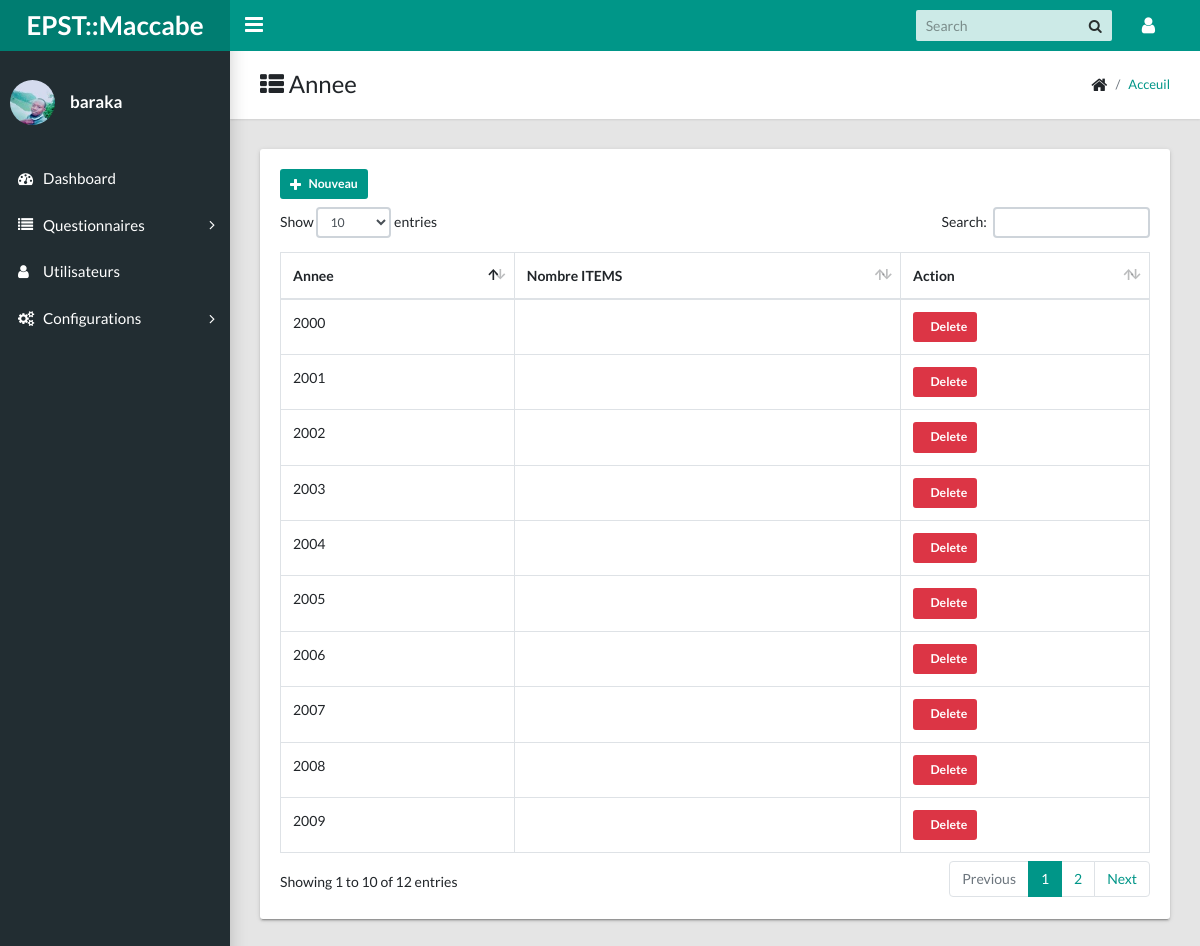
The app's page /admin/annee.php (signed in) with its own data.
### tables this page shows
CREATE TABLE `t_user` (
  `CodeUser` int(11) NOT NULL,
  `NomUser` varchar(50) NOT NULL,
  `PostnomUser` varchar(50) NOT NULL,
  `Username` varchar(15) DEFAULT NULL,
  `Matricule` varchar(15) NOT NULL,
  `Email` varchar(200) NOT NULL,
  `Password` varchar(200) NOT NULL,
  `CodeCategorie` int(11) NOT NULL,
  `CodeEleve` int(11) DEFAULT NULL,
  `Photo` text NOT NULL,
  `Created_on` date NOT NULL
);

CREATE TABLE `t_annee` (
  `CodeAnnee` int(11) NOT NULL,
  `Annee` varchar(4) NOT NULL
);

### admin/includes/sessionconnected.php (called while the page is built, shortened)
<?php
	include 'conn.php';
	$conn = $pdo->open();
	$stmt = $conn->prepare("SELECT * FROM t_user WHERE CodeUser=:code");
	$stmt->execute(['code'=>$_SESSION['ConnectAdmin']]);
	$user = $stmt->fetch();
?>

### admin/annee.php (the view, shortened to what this page needs)
<?php
include("includes/sessionconnected.php");
include("includes/head.php");
include("includes/navbar_menubar.php");
?>
<main class="app-content">
      <div class="app-title">
        <div>
          <h1><i class="fa fa-th-list"></i> Annee</h1>
        </div>
        <ul class="app-breadcrumb breadcrumb side">
          <li class="breadcrumb-item"><i class="fa fa-home fa-lg"></i></li>
          <li class="breadcrumb-item active"><a href="hpme.php">Acceuil</a></li>
        </ul>
      </div>
      <div class="row">
        <div class="col-md-12">
          <div class="tile">
                <div class="box-header with-border" style="margin-bottom: 8px;">
                    <a href="#addannee" data-toggle="modal" class="btn btn-primary btn-sm btn-flat"><i class="fa fa-plus"></i> Nouveau</a>
                </div>
            <div class="tile-body">
              <div class="table-responsive">
                <table class="table table-hover table-bordered" id="sampleTable">
                  <thead>
                    <tr>
                      <th>Annee</th>
                      <th>Nombre ITEMS</th>
                      <th>Action</th>
                    </tr>
                  </thead>
                  <tbody>
                        <?php
                            $conn = $pdo->open();
                            try{
                            $stmt = $conn->prepare("SELECT * FROM t_annee ORDER BY Annee DESC");
                            $stmt->execute();
                            foreach($stmt as $annee){
                                echo "
                                <tr>
                                    <td>".$annee['Annee']."</td>
                                    <td></td>
                                    <td>
                                        <a href='#' class='btn btn-danger btn-sm btn-flat'><i class='fa fa-delete'></i> Delete</a>
                                    </td>
                                </tr>
                                ";
                            }
                            }
                            catch(PDOException $e){
                            echo $e->getMessage();
                            }
                        ?>
                  </tbody>
                </table>
              </div>
            </div>
          </div>
        </div>
      </div>
    </main>
    <?php
    include("includes/script.php");
    ?>

### admin/includes/head.php (shortened to what this page needs)
<!DOCTYPE html>
<html>
<head>
    <link rel="stylesheet" type="text/css" href="css/main.css">
    <link rel="stylesheet" type="text/css" href="./maxcdn.bootstrapcdn.com/font-awesome/4.7.0/css/font-awesome.min.css">
  </head>

### admin/includes/navbar_menubar.php (shortened to what this page needs)
<body class="app sidebar-mini">
    <header class="app-header"><a class="app-header__logo" href="home.php" style="font-weight: bold;">EPST::Maccabe</a>
      <a class="app-sidebar__toggle" href="#" data-toggle="sidebar" aria-label="Hide Sidebar"></a>
      <ul class="app-nav">
        <li class="app-search">
          <input class="app-search__input" type="search" placeholder="Search">
          <button class="app-search__button"><i class="fa fa-search"></i></button>
        </li>
        <li class="dropdown"><a class="app-nav__item" href="#" data-toggle="dropdown" aria-label="Open Profile Menu"><i class="fa fa-user fa-lg"></i></a>
        </li>
      </ul>
    </header>
    <aside class="app-sidebar">
      <div class="app-sidebar__user"><img class="app-sidebar__user-avatar" src="<?php echo (!empty($user['Photo'])) ? 'images/images_db/'.$user['Photo'] : 'images/user.png'; ?>" alt="User Image" style="width: 100%; max-width: 45px; height: auto;">
        <div>
          <p class="app-sidebar__user-name" style="text-transform: lowercase; font-weight: bold;"><?php echo $user['Username']; ?></p>
        </div>
      </div>
      <ul class="app-menu">
        <li><a class="app-menu__item" href="home.php"><i class="app-menu__icon fa fa-dashboard"></i><span class="app-menu__label">Dashboard</span></a></li>
        <li class="treeview"><a class="app-menu__item" href="#" data-toggle="treeview"><i class="app-menu__icon fa fa-list"></i><span class="app-menu__label">Questionnaires</span><i class="treeview-indicator fa fa-angle-right"></i></a>
        </li>
        <li><a class="app-menu__item" href="user.php"><i class="app-menu__icon fa fa-user"></i><span class="app-menu__label">Utilisateurs</span></a></li>
        <li class="treeview"><a class="app-menu__item" href="#" data-toggle="treeview"><i class="app-menu__icon fa fa-cogs"></i><span class="app-menu__label">Configurations</span><i class="treeview-indicator fa fa-angle-right"></i></a>
        </li>
      </ul>
    </aside>

### admin/includes/script.php (shortened to what this page needs)
  </body>
</html>

### records on screen
t_user: Photo (picture), Username "baraka"
t_annee: Annee "2009"
t_annee: Annee "2008"
t_annee: Annee "2007"
t_annee: Annee "2006"
t_annee: Annee "2005"
t_annee: Annee "2004"
t_annee: Annee "2003"
t_annee: Annee "2002"
t_annee: Annee "2001"
t_annee: Annee "2000"
